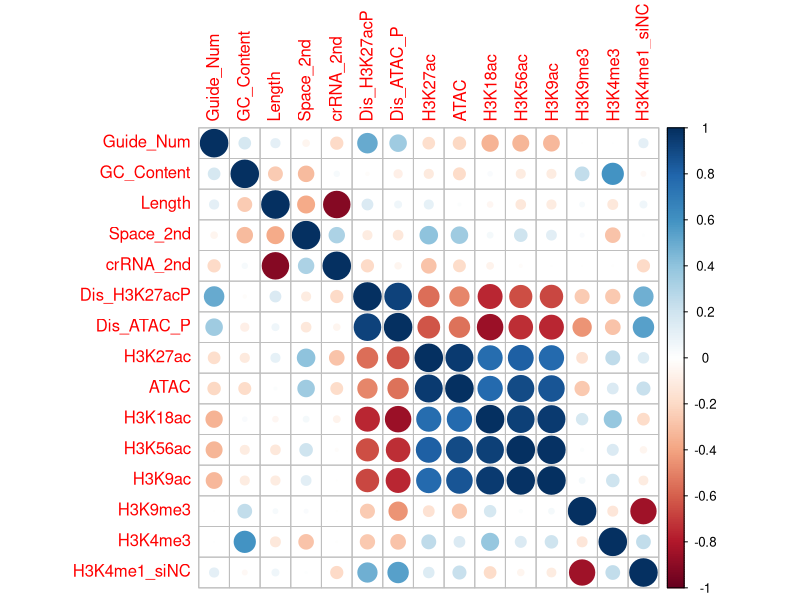

Recreate this plot in R. (Note: this script raises an error after producing the figure.)
library(ggplot2)
library(glmnet)
library(corrplot)
library(rlang)



selYs <- c("SNR",
          "SBN",
          "detection_SNR_greater_than_4",
          "detection_SNR_greater_than_5",
          "Detection_Ratios_SBN_greater_than_5")

allSampleID <- 1:19
trainSampleID <- c(1:4,6,8:19)
testSampleID <- c(5,7)

Ys <- read.table('data/Groups_SNR_2nd.txt', header=T, row.names = 1)
Xs <- read.table('data/All_Groups_FeaturesSummary_2nd.txt',header=T, row.names=2)[rownames(Ys),2:16]

corrplot(corr = cor(Xs))
sel_feature <- c(
  "Guide_Num",
  "GC_Content",
  "Length",
  "Space_2nd",
   "crRNA_2nd",
  "Dis_H3K27acP",
   "Dis_ATAC_P",
   "H3K27ac",
  "ATAC",
   "H3K18ac",
   "H3K56ac",
   "H3K9ac",
   "H3K9me3",
  "H3K4me3", 
  "H3K4me1_siNC"
)

Xtrain <- Xs[trainSampleID,sel_feature]
ytrain <- Ys[trainSampleID,selY]

Xtest <- Xs[testSampleID,sel_feature]
ytest <- Ys[testSampleID,selY]

Xtrain_mean <- apply(Xtrain, 2, mean)
Xtrain_sd <- apply(Xtrain, 2, sd)
Xtrain_scaled <- scale(Xtrain, center = Xtrain_mean, scale = Xtrain_sd)
Xtest_scaled <- scale(Xtest, center = Xtrain_mean, scale = Xtrain_sd)


an <- 0.1

set.seed(cvseed)
elastic_model <- cv.glmnet(Xtrain_scaled,ytrain,grouped=F,standardize=FALSE,alpha=an)
plot(elastic_model)
coef(elastic_model, s = "lambda.min")
ytrain_pred <- predict(elastic_model,Xtrain_scaled,s = "lambda.min")
ytest_pred <- predict(elastic_model,Xtest_scaled,s = "lambda.min")
print(cor(ytrain_pred,ytrain))
print(coef(elastic_model, s = "lambda.min"))
coef(elastic_model, s = "lambda.min")
plot(elastic_model)
plot(ytrain_pred,ytrain)
coef_lmin = coef(elastic_model, s = "lambda.min")




mmm <- as.numeric(ytest_pred)-as.numeric(ytest)
mse_test <- sum(mmm*mmm)

v <- coef(lm(y_true~y_pred,data = data.frame(y_pred=as.numeric(ytrain_pred), 
                                             y_true=ytrain)))



kk <- v[2]
bb <- v[1]
maxx0 <- max(ytrain_pred,ytest_pred)
minx0 <- min(ytrain_pred,ytest_pred)
maxy0 <- max(ytrain,ytest)
miny0 <- min(ytrain,ytest)

maxx <- max(maxx0, (maxy0-bb)/kk)
maxy <- max(maxy0, kk*maxx0+bb)
minx <- min(minx0, (miny0-bb)/kk)
miny <- min(miny0, kk*minx0+bb)

g0<-ggplot(data.frame(y_pred= c(ytrain_pred,ytest_pred), 
                  y_true=c(ytrain,ytest), 
                  type=c(rep('train' , length(ytrain_pred)),rep('test', length(ytest_pred))))) +
  geom_point(aes(x=y_pred,y=y_true,color=type)) + xlab(sprintf('Predicted %s',selY)) + ylab(selY) + 
  geom_abline(intercept = v[1], slope = v[2]) + 
  ggtitle(sprintf("p = %.2e, r = %.3f",
                  cor.test(ytrain,predict(elastic_model, newx = Xtrain_scaled, s = "lambda.min"))[3][[1]], 
                  cor(ytrain,predict(elastic_model, newx = Xtrain_scaled, s = "lambda.min")))) + 
  xlim(minx,maxx)+
  ylim(miny,maxy)+
  theme_bw(base_size=8) + theme(panel.grid = element_blank(), 
                                axis.text = element_text(size = 8),
                                axis.title = element_text(size = 8))


ggsave(sprintf('result/cor_pred_all_%s.pdf',selY),width = 3, height = 2.3, units = "in")
write.csv(x = data.frame(y_pred= c(ytrain_pred,ytest_pred), 
                         y_true=c(ytrain,ytest), 
                         type=c(rep('train' , length(ytrain_pred)),rep('test', length(ytest_pred)))),
          file = sprintf('result/data_all_%s.csv',selY)
            )



feature_importance_v = c()
mean_sqr_all = mean((predict(elastic_model, newx = Xtrain_scaled, s = "lambda.min") - t(t(ytrain)))^2)
for (selected_feature in 
     names(coef_lmin[c(coef_lmin[,1])!=0,])[2:length(coef_lmin[c(coef_lmin[,1])!=0,])]){
  #selected_feature = "BRD4"
  x_new <- duplicate(Xtrain_scaled, shallow = FALSE)
  x_new[,selected_feature] <- sample(x_new[,selected_feature])
  y_1shuffle = predict(elastic_model, newx = x_new, s = "lambda.min")
  mean_sqr_1shuffle = mean((y_1shuffle- t(t(ytrain)))^2)
  feature_importance = mean_sqr_1shuffle-mean_sqr_all
  feature_importance_v = c(feature_importance_v, feature_importance)
  message(selected_feature,": ",round(feature_importance,4))
}
names(feature_importance_v) <- names(coef_lmin[c(coef_lmin[,1])!=0,])[2:length(coef_lmin[c(coef_lmin[,1])!=0,])]




xx <- names(feature_importance_v)[order(feature_importance_v,decreasing=T)]
g1<-ggplot(data.frame(x=factor(xx,xx),
                      y = feature_importance_v[order(feature_importance_v,decreasing=T)])) + 
  ylab("Feature Importance\n(mean squared error") +
  xlab("Features") +
  geom_bar(stat="identity",aes(x=x,y=y)) + scale_y_continuous(expand = c(0,0))+
  theme_classic(base_size =7)   + theme(axis.text.x.bottom = element_text(angle = 45, hjust = 1))

ggsave(sprintf('result/feature_importance_all_%s.pdf',selY),width = 2, height = 1.8, units = "in")



print(feature_importance_v)
print(sum((ytest-ytest_pred)*(ytest-ytest_pred)))

